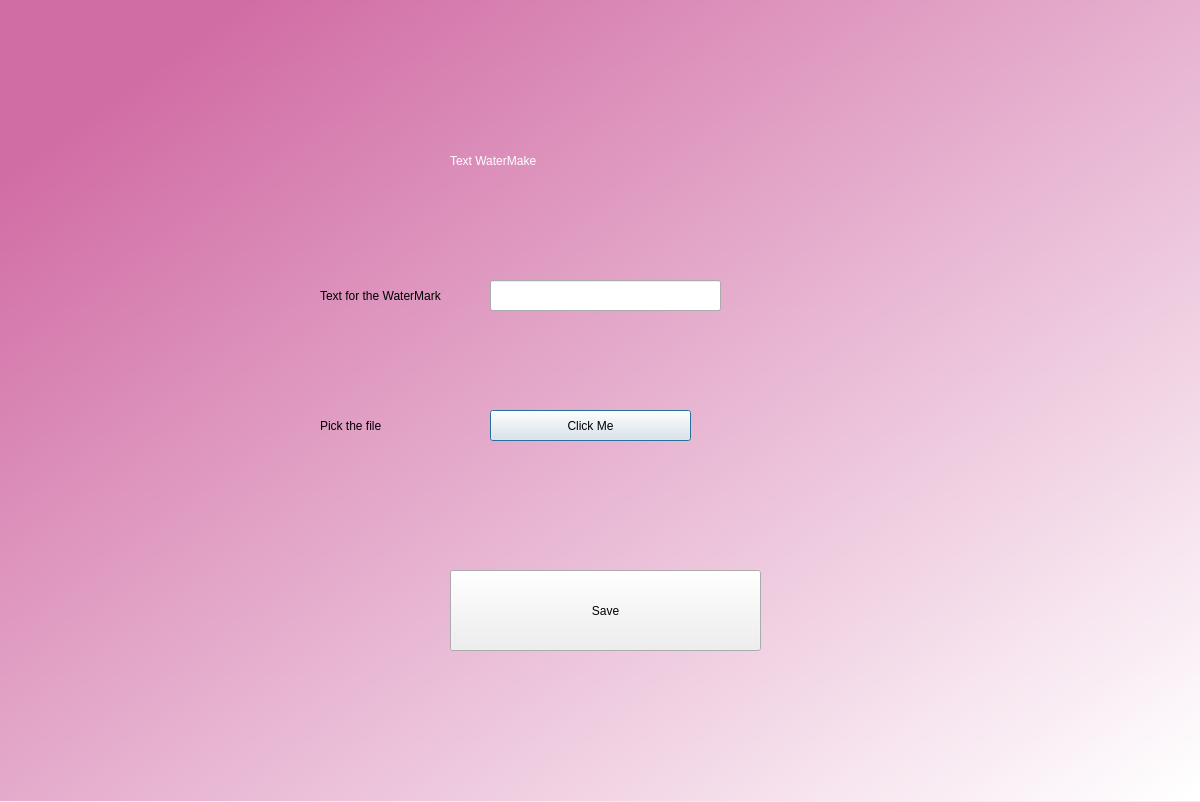
<?xml version="1.0" encoding="UTF-8"?>
<ui version="4.0">
 <class>Dialog</class>
 <widget class="QDialog" name="Dialog">
  <property name="geometry">
   <rect>
    <x>0</x>
    <y>0</y>
    <width>1200</width>
    <height>802</height>
   </rect>
  </property>
  <property name="windowTitle">
   <string>Dialog</string>
  </property>
  <widget class="QWidget" name="widget" native="true">
   <property name="geometry">
    <rect>
     <x>0</x>
     <y>0</y>
     <width>1200</width>
     <height>801</height>
    </rect>
   </property>
   <property name="autoFillBackground">
    <bool>false</bool>
   </property>
   <property name="styleSheet">
    <string notr="true">QWidget#widget{
background-color:qlineargradient(spread:pad, x1:0.077, y1:0.142045, x2:0.992248, y2:0.989, stop:0 rgba(209, 109, 165, 255), stop:1 rgba(255, 255, 255, 255));}</string>
   </property>
   <widget class="QLabel" name="label">
    <property name="geometry">
     <rect>
      <x>450</x>
      <y>130</y>
      <width>291</width>
      <height>61</height>
     </rect>
    </property>
    <property name="autoFillBackground">
     <bool>false</bool>
    </property>
    <property name="styleSheet">
     <string notr="true">font: 28pt &quot;MS Shell Dlg 2&quot;;
color: rgb(255, 255, 255);</string>
    </property>
    <property name="text">
     <string>Text WaterMake</string>
    </property>
   </widget>
   <widget class="QLineEdit" name="lineEdit">
    <property name="geometry">
     <rect>
      <x>490</x>
      <y>280</y>
      <width>231</width>
      <height>31</height>
     </rect>
    </property>
   </widget>
   <widget class="QLabel" name="label_2">
    <property name="geometry">
     <rect>
      <x>320</x>
      <y>280</y>
      <width>161</width>
      <height>31</height>
     </rect>
    </property>
    <property name="styleSheet">
     <string notr="true">font: 75 11pt &quot;MS Shell Dlg 2&quot;;</string>
    </property>
    <property name="text">
     <string>Text for the WaterMark</string>
    </property>
   </widget>
   <widget class="QLabel" name="label_3">
    <property name="geometry">
     <rect>
      <x>320</x>
      <y>410</y>
      <width>161</width>
      <height>31</height>
     </rect>
    </property>
    <property name="styleSheet">
     <string notr="true">font: 75 15pt &quot;MS Shell Dlg 2&quot;;</string>
    </property>
    <property name="text">
     <string>Pick the file</string>
    </property>
   </widget>
   <widget class="QPushButton" name="pushButton">
    <property name="geometry">
     <rect>
      <x>490</x>
      <y>410</y>
      <width>201</width>
      <height>31</height>
     </rect>
    </property>
    <property name="styleSheet">
     <string notr="true">font: 75 14pt &quot;MS Shell Dlg 2&quot;;
border-border-radius:20px;</string>
    </property>
    <property name="text">
     <string>Click Me</string>
    </property>
   </widget>
   <widget class="QPushButton" name="pushButton_2">
    <property name="geometry">
     <rect>
      <x>450</x>
      <y>570</y>
      <width>311</width>
      <height>81</height>
     </rect>
    </property>
    <property name="styleSheet">
     <string notr="true">font: 75 34pt &quot;MS Shell Dlg 2&quot;;
border-border-radius:20px;</string>
    </property>
    <property name="text">
     <string>Save</string>
    </property>
   </widget>
  </widget>
 </widget>
 <resources/>
 <connections/>
</ui>
